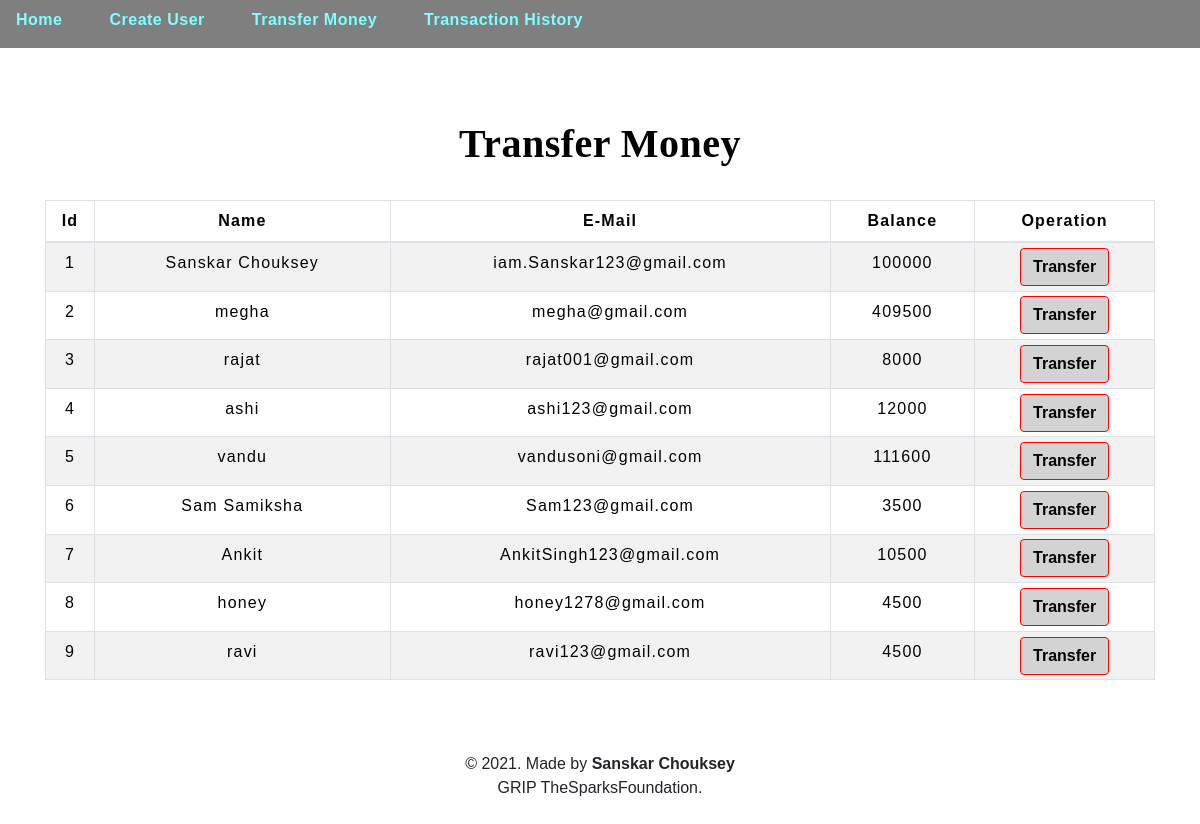
The app's page /transfermoney.php with its own data.
### tables this page shows
CREATE TABLE `users` (
  `id` int(20) NOT NULL,
  `name` char(24) NOT NULL,
  `email` varchar(25) NOT NULL,
  `balance` int(8) NOT NULL,
  `operation` int(8) NOT NULL
);

### transfermoney.php (the view, shortened to what this page needs)
<!DOCTYPE html>
<html lang="en">
<head>
    <link rel="stylesheet" href="https://maxcdn.bootstrapcdn.com/bootstrap/4.0.0/css/bootstrap.min.css">
    <link rel="stylesheet" type="text/css" href="css/table.css">
    <link rel="stylesheet" type="text/css" href="css/navbar.css">
</head>
<body style="background-image: url('https://cba.ca/Assets/CBA/Images/Article/tiles/tile_rowHouses.jpg');">
    <?php
    include 'config.php';
    $sql = "SELECT * FROM users";
    $result = mysqli_query($conn, $sql);
    ?>
    <?php
    include 'navbar.php';
    ?>
    <br><br><br><br>
    <div class=" container">
        <h2 class="text-center pt-4" style="color : black; font-weight: bold;">Transfer Money</h2>
        <br>
        <div class="row">
            <div class="col">
                <div class="table-responsive-sm">
                    <table class="table table-hover table-sm table-striped table-condensed table-bordered" style="border-color:black;">
                        <thead style="color : black;">
                            <tr>
                                <th scope="col" class="text-center py-2">Id</th>
                                <th scope="col" class="text-center py-2">Name</th>
                                <th scope="col" class="text-center py-2">E-Mail</th>
                                <th scope="col" class="text-center py-2">Balance</th>
                                <th scope="col" class="text-center py-2">Operation</th>
                            </tr>
                        </thead>
                        <tbody>
                            <?php
                            if (isset($result)) {
                            while ($rows = mysqli_fetch_assoc($result)) {
                            ?>
                                <tr style="color : black;">
                                    <td class="center py-2"><?php echo (isset($rows['id']) ? $rows['id'] : ''); ?></td>
                                    <td class="center py-2"><?php echo (isset($rows['name']) ? $rows['name'] : ''); ?></td>
                                    <td class="center py-2"><?php echo (isset($rows['email']) ? $rows['email'] : ''); ?></td>
                                    <td class="center py-2"><?php echo (isset($rows['balance']) ? $rows['balance'] : ''); ?></td>
                                    <td><a href="selecteduserdetail.php?id= <?php echo $rows['id']; ?>"> <button type="button" class="btn" style="background-color : lightgray; border-radius: 10; border-color: red; font-weight: bolder;">Transfer</button></a></td>
                                </tr>
                            <?php
                            }
                        }
                            ?>
                        </tbody>
                    </table>
                </div>
            </div>
        </div>
    </div>
    <footer class="text-center mt-5 py-2">
        <p>&copy 2021. Made by <b>Sanskar Chouksey</b><br>GRIP TheSparksFoundation.</p>
    </footer>
</body>
</html>

### css/table.css (style rules this page uses)
* { padding: 0; margin: 0; box-sizing: border-box; font-family: sans-serif; }
h2 { font-size: 40px; }
table { letter-spacing: 1.2px; }
td { text-align: center; }
button { border:none; background: #eb6f6f; transition: 1s; }

### css/navbar.css (style rules this page uses)
h2 { color: #990000; letter-spacing: 0.5px; font-family: Georgia, 'Times New Roman', Times, serif; }

### transfermoney.php (style rules this page uses)
button { transition: 1.5s; }

### navbar.php (style rules this page uses)
body { margin: 0; }

### records on screen
users: id "1", name "Sanskar Chouksey", email "iam.Sanskar123@gmail.com", balance "100000"
users: id "2", name "megha", email "megha@gmail.com", balance "409500"
users: id "3", name "rajat", email "rajat001@gmail.com", balance "8000"
users: id "4", name "ashi", email "ashi123@gmail.com", balance "12000"
users: id "5", name "vandu", email "vandusoni@gmail.com", balance "111600"
users: id "6", name "Sam Samiksha", email "Sam123@gmail.com", balance "3500"
users: id "7", name "Ankit", email "AnkitSingh123@gmail.com", balance "10500"
users: id "8", name "honey", email "honey1278@gmail.com", balance "4500"
users: id "9", name "ravi", email "ravi123@gmail.com", balance "4500"
